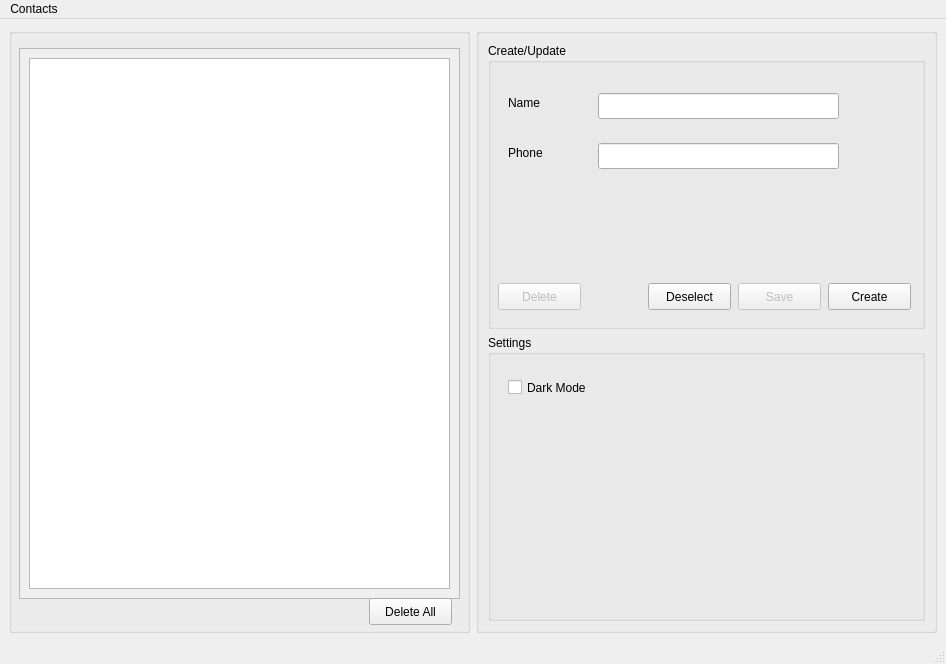
<?xml version="1.0" encoding="UTF-8"?>
<ui version="4.0">
 <class>MainWindow</class>
 <widget class="QMainWindow" name="MainWindow">
  <property name="geometry">
   <rect>
    <x>0</x>
    <y>0</y>
    <width>946</width>
    <height>664</height>
   </rect>
  </property>
  <property name="windowTitle">
   <string>MainWindow</string>
  </property>
  <widget class="QWidget" name="centralwidget">
   <layout class="QHBoxLayout" name="horizontalLayout">
    <item>
     <widget class="QGroupBox" name="groupBox">
      <property name="title">
       <string/>
      </property>
      <widget class="QScrollArea" name="scrollArea">
       <property name="geometry">
        <rect>
         <x>10</x>
         <y>20</y>
         <width>441</width>
         <height>551</height>
        </rect>
       </property>
       <property name="widgetResizable">
        <bool>true</bool>
       </property>
       <widget class="QWidget" name="scrollAreaWidgetContents">
        <property name="geometry">
         <rect>
          <x>0</x>
          <y>0</y>
          <width>439</width>
          <height>549</height>
         </rect>
        </property>
        <layout class="QHBoxLayout" name="horizontalLayout_2">
         <item>
          <widget class="QTableWidget" name="tableview"/>
         </item>
        </layout>
       </widget>
      </widget>
      <widget class="QPushButton" name="deleteallbtn">
       <property name="geometry">
        <rect>
         <x>360</x>
         <y>570</y>
         <width>83</width>
         <height>27</height>
        </rect>
       </property>
       <property name="text">
        <string>Delete All</string>
       </property>
      </widget>
     </widget>
    </item>
    <item>
     <widget class="QGroupBox" name="groupBox_2">
      <property name="title">
       <string/>
      </property>
      <layout class="QGridLayout" name="gridLayout">
       <item row="1" column="0">
        <widget class="QGroupBox" name="settingsgb">
         <property name="title">
          <string>Settings</string>
         </property>
         <widget class="QCheckBox" name="darkmodecb">
          <property name="geometry">
           <rect>
            <x>20</x>
            <y>40</y>
            <width>101</width>
            <height>25</height>
           </rect>
          </property>
          <property name="text">
           <string>Dark Mode</string>
          </property>
         </widget>
        </widget>
       </item>
       <item row="0" column="0">
        <widget class="QGroupBox" name="crudgb">
         <property name="title">
          <string>Create/Update</string>
         </property>
         <widget class="QPushButton" name="updatebtn">
          <property name="enabled">
           <bool>false</bool>
          </property>
          <property name="geometry">
           <rect>
            <x>250</x>
            <y>240</y>
            <width>83</width>
            <height>27</height>
           </rect>
          </property>
          <property name="text">
           <string>Save</string>
          </property>
         </widget>
         <widget class="QLabel" name="namelbl">
          <property name="geometry">
           <rect>
            <x>20</x>
            <y>50</y>
            <width>62</width>
            <height>19</height>
           </rect>
          </property>
          <property name="text">
           <string>Name</string>
          </property>
         </widget>
         <widget class="QLabel" name="numberlbl">
          <property name="geometry">
           <rect>
            <x>20</x>
            <y>100</y>
            <width>62</width>
            <height>19</height>
           </rect>
          </property>
          <property name="text">
           <string>Phone</string>
          </property>
         </widget>
         <widget class="QLineEdit" name="namelb">
          <property name="geometry">
           <rect>
            <x>110</x>
            <y>50</y>
            <width>241</width>
            <height>26</height>
           </rect>
          </property>
         </widget>
         <widget class="QLineEdit" name="numberlb">
          <property name="geometry">
           <rect>
            <x>110</x>
            <y>100</y>
            <width>241</width>
            <height>26</height>
           </rect>
          </property>
         </widget>
         <widget class="QPushButton" name="deletebtn">
          <property name="enabled">
           <bool>false</bool>
          </property>
          <property name="geometry">
           <rect>
            <x>10</x>
            <y>240</y>
            <width>83</width>
            <height>27</height>
           </rect>
          </property>
          <property name="text">
           <string>Delete</string>
          </property>
         </widget>
         <widget class="QPushButton" name="insertbtn">
          <property name="geometry">
           <rect>
            <x>340</x>
            <y>240</y>
            <width>83</width>
            <height>27</height>
           </rect>
          </property>
          <property name="text">
           <string>Create</string>
          </property>
         </widget>
         <widget class="QPushButton" name="deselectbtn">
          <property name="geometry">
           <rect>
            <x>160</x>
            <y>240</y>
            <width>83</width>
            <height>27</height>
           </rect>
          </property>
          <property name="text">
           <string>Deselect</string>
          </property>
         </widget>
        </widget>
       </item>
      </layout>
     </widget>
    </item>
   </layout>
  </widget>
  <widget class="QMenuBar" name="menubar">
   <property name="geometry">
    <rect>
     <x>0</x>
     <y>0</y>
     <width>946</width>
     <height>24</height>
    </rect>
   </property>
   <widget class="QMenu" name="menuContacts">
    <property name="title">
     <string>Contacts</string>
    </property>
   </widget>
   <addaction name="menuContacts"/>
  </widget>
  <widget class="QStatusBar" name="statusbar"/>
 </widget>
 <resources/>
 <connections/>
</ui>
